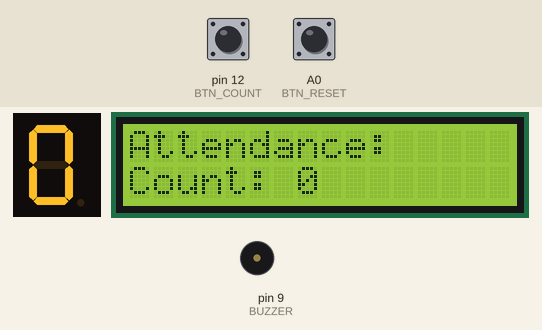
Simulated run of this sketch. Board: Arduino Uno, built with avr-gcc and run on an emulated ATmega328P. Shown: 1-digit seven-segment display, 16×2 character LCD, buzzer (waves = sounding). Wiring (inferred from the names in the program): 1-digit 7-segment display, segments lit when HIGH: segments pin 2, pin 3, pin 4, pin 5, pin 6, pin 7, pin 8. The inputs (shaded band) are chosen by the test bench; at power-on: A0 (BTN_RESET) HIGH, pin 12 (BTN_COUNT) HIGH. The modem accepts every AT command (registered, SIM ready, sends succeed) and sends nothing else; the segment pins are drawn as the display they are named for; what the sketch prints to the serial monitor is not drawn.

Above: at 1.3 s.
1.4 s: A0 (BTN_RESET) pulled LOW for 0.15 s
At 2.6 s:
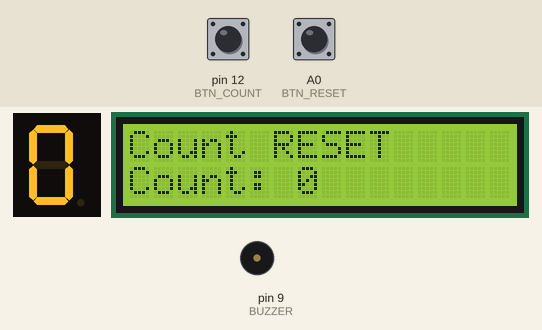
3.0 s: pin 12 (BTN_COUNT) pulled LOW for 0.15 s
At 4.1 s:
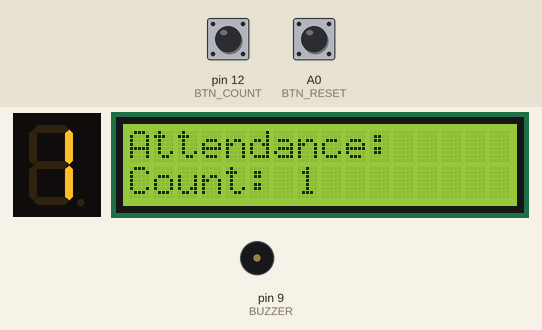
4.7 s: pin 12 (BTN_COUNT) pulled LOW for 1 s
At 5.4 s:
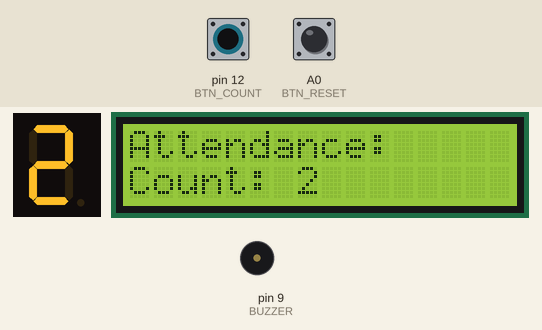
8.7 s: A0 (BTN_RESET) pulled LOW for 1 s
At 9.5 s:
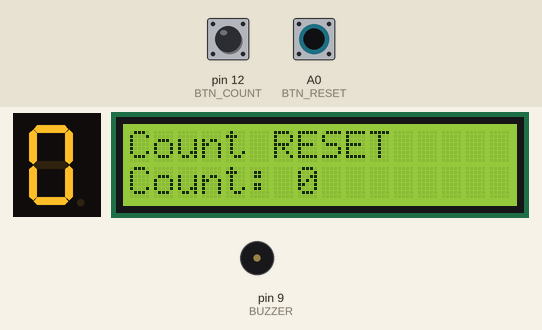
11.2 s: pin 12 (BTN_COUNT) pulled LOW for 3.2 s
At 11.35 s:
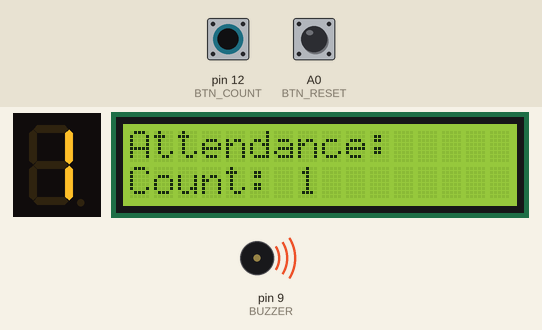
Timing chart, 0 to 14.2 s (numbered marks = the images above; inputs shaded):
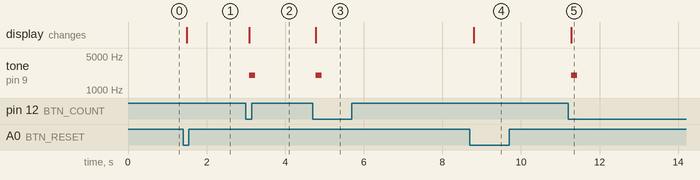

The sketch:

attendance_counter.ino
```cpp
/*
  Attendance Counter with Bluetooth Reporting (Arduino Uno)

  - Button 1 (D12): register attendance -> count + 1, beep
  - Button 2 (A0):  reset count to 0
  - 7-segment display (D2-D8): shows the count (last digit if count > 9)
  - I2C LCD 16x2 (A4/A5): shows the full count
  - HC-05 (D10/D11): phone sends "C" (or "?") -> Arduino replies with the count
  - Buzzer (D9): beeps on every valid registration

  Libraries: LiquidCrystal I2C (Frank de Brabander). SoftwareSerial and Wire are built in.
*/

#include <Wire.h>
#include <LiquidCrystal_I2C.h>
#include <SoftwareSerial.h>

// ---------- Pins ----------
const int SEG_PINS[7] = {2, 3, 4, 5, 6, 7, 8};  // segments a, b, c, d, e, f, g
const int BUZZER    = 9;
const int BT_RX     = 10;   // connect to HC-05 TXD
const int BT_TX     = 11;   // connect to HC-05 RXD (through the 1k/2k divider)
const int BTN_COUNT = 12;   // attendance button -> GND
const int BTN_RESET = A0;   // reset button -> GND

// Set to true if your 7-segment is COMMON ANODE (COM pin goes to 5V)
const bool COMMON_ANODE = false;

SoftwareSerial bt(BT_RX, BT_TX);
LiquidCrystal_I2C lcd(0x27, 16, 2);   // if the LCD stays blank, try 0x3F

int count = 0;

// Which segments light for each digit. Bit 0 = a ... bit 6 = g
const byte DIGITS[10] = {
  0b0111111,  // 0
  0b0000110,  // 1
  0b1011011,  // 2
  0b1001111,  // 3
  0b1100110,  // 4
  0b1101101,  // 5
  0b1111101,  // 6
  0b0000111,  // 7
  0b1111111,  // 8
  0b1101111   // 9
};

// ---------- Button with debounce: true only once per press ----------
struct Button {
  int pin;
  int stable;
  int lastRead;
  unsigned long changedAt;
};

Button countBtn = {BTN_COUNT, HIGH, HIGH, 0};
Button resetBtn = {BTN_RESET, HIGH, HIGH, 0};

bool wasPressed(Button &b) {
  int reading = digitalRead(b.pin);
  if (reading != b.lastRead) {      // contact is bouncing / changing
    b.lastRead = reading;
    b.changedAt = millis();
  }
  if (millis() - b.changedAt > 50 && reading != b.stable) {
    b.stable = reading;             // steady for 50 ms -> real change
    return reading == LOW;          // LOW = pressed (INPUT_PULLUP)
  }
  return false;
}

// ---------- Outputs ----------
void showDigit(int d) {
  for (int s = 0; s < 7; s++) {
    bool on = DIGITS[d] & (1 << s);
    if (COMMON_ANODE) on = !on;
    digitalWrite(SEG_PINS[s], on ? HIGH : LOW);
  }
}

void showCount() {
  showDigit(count % 10);            // 7-segment shows 0-9 (last digit)

  lcd.setCursor(0, 0);
  lcd.print("Attendance:     ");
  lcd.setCursor(0, 1);
  lcd.print("Count: ");
  lcd.print(count);
  lcd.print("        ");            // clear leftover characters
}

void sendCount() {
  bt.print("Attendance count: ");
  bt.println(count);
  Serial.print("Sent to phone: ");
  Serial.println(count);
}

void handleRequest(char c) {
  if (c == 'C' || c == 'c' || c == '?') {
    sendCount();
  }
}

// ---------- Setup / loop ----------
void setup() {
  Serial.begin(9600);
  bt.begin(9600);                   // HC-05 default baud rate

  for (int s = 0; s < 7; s++) pinMode(SEG_PINS[s], OUTPUT);
  pinMode(BUZZER, OUTPUT);
  pinMode(BTN_COUNT, INPUT_PULLUP);
  pinMode(BTN_RESET, INPUT_PULLUP);

  lcd.init();
  lcd.backlight();
  showCount();

  bt.println("Attendance counter ready. Send C to get the count.");
  Serial.println("Ready. Type C in Serial Monitor or send C from the phone.");
}

void loop() {
  // 1) Register attendance
  if (wasPressed(countBtn)) {
    count++;
    showCount();
    tone(BUZZER, 2000, 150);        // beep for every valid registration
    Serial.print("Attendance registered: ");
    Serial.println(count);
  }

  // 2) Reset
  if (wasPressed(resetBtn)) {
    count = 0;
    showCount();
    lcd.setCursor(0, 0);
    lcd.print("Count RESET     ");
    Serial.println("Count reset to 0");
  }

  // 3) Phone request through HC-05 (and Serial Monitor for testing)
  while (bt.available())     handleRequest(bt.read());
  while (Serial.available()) handleRequest(Serial.read());
}
```

Measured:
- after the input at 1.4 s, the display: changes after 0.10 s (image 1)
- after the input at 3.0 s, tone on pin 9 (BUZZER): silent → 2000 Hz after 0.08 s, → silent 0.15 s later; the display: changes after 0.08 s (image 2)
- after the input at 4.7 s, tone on pin 9 (BUZZER): silent → 2000 Hz after 0.08 s, → silent 0.15 s later; the display: changes after 0.08 s (image 3)
- after the input at 8.7 s, the display: changes after 0.10 s (image 4)
- after the input at 11.2 s, tone on pin 9 (BUZZER): silent → 2000 Hz after 0.08 s, → silent 0.15 s later; the display: changes after 0.08 s (image 5)
